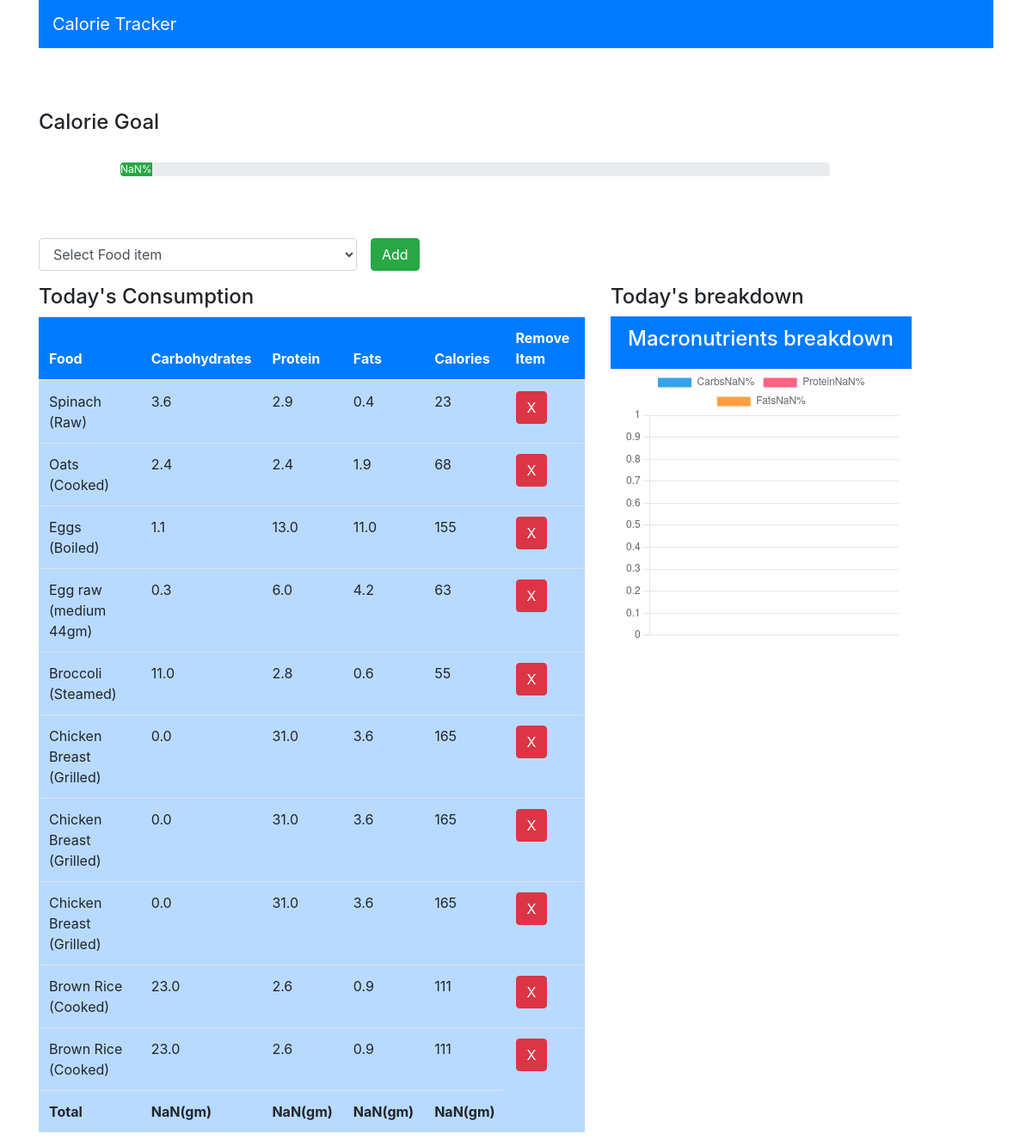
The app's page / (signed in) with its own data.
### myapp/models.py (models this page shows, shortened)
class Consume(models.Model):
  user = models.ForeignKey(User,on_delete = models.CASCADE)
  food_consumed = models.ForeignKey(Food,on_delete=models.CASCADE)

class Food(models.Model):
  name = models.CharField(max_length=100)
  carbs = models.FloatField()
  protein = models.FloatField()
  fats = models.FloatField()
  calories = models.IntegerField()

### myapp/views.py (the view)
# urls.py: path('',views.index,name='home'),
def index(request):
  if request.method == 'POST':
    food_consumed = request.POST.get('food_consumed')
    consume_ob = Food.objects.filter(name=food_consumed).first()
    Consume.objects.create(user=request.user,food_consumed=consume_ob)
  foods = Food.objects.all()
  user_food_consumed = Consume.objects.filter(user=request.user).all()
  return render(request,'myapp/index.html',{'foods':foods,"consumed_foods":user_food_consumed})

### myapp/templates/myapp/index.html (shortened to what this page needs)
<!DOCTYPE html>
<html lang="en">
  <head>
    <link
      rel="stylesheet"
      href="https://maxcdn.bootstrapcdn.com/bootstrap/4.0.0/css/bootstrap.min.css"
    />
  </head>
  <body>
    <div class="container">
      <div class="row">
        <div class="col-md-12">
          <nav class="navbar navbar-dark bg-primary">
            <span class="navbar-brand">Calorie Tracker</span>
          </nav>
        </div>
      </div>
      <br /><br /><br />
      <h4>Calorie Goal</h4>
      <br />
      <div class="row">
        <div class="col-md-9 offset-1">
          <div class="progress">
            <div
              class="progress-bar bg-success"
              role="progressbar"
              style="width: 50%"
              aria-valuenow="0"
              aria-valuemin="0"
            ></div>
          </div>
        </div>
      </div>
      <br /><br />
      <div class="row">
        <div class="col-md-12 pt-4">
          <form action="" method="post">
            <div class="form-group d-flex">
              <select
                class="col-md-4 form-control"
                name="food_consumed"
                id="food_consumed"
                required
              >
                <option value="" selected>Select Food item</option>
              </select>
              <button class="ml-3 btn btn-success" type="submit">Add</button>
            </div>
          </form>
        </div>
      </div>
      <div class="row">
        <div class="col-md-7">
          <div>
            <h4>Today's Consumption</h4>
          </div>
          <table id="table" class="table table-stripper table-primary">
            <thead>
              <tr class="bg-primary text-white">
                <th>Food</th>
                <th>Carbohydrates</th>
                <th>Protein</th>
                <th>Fats</th>
                <th>Calories</th>
                <th>Remove Item</th>
              </tr>
            </thead>
            <tbody>
              {% for consumed_food in consumed_foods %}
              <tr>
                <td>{{consumed_food.food_consumed.name}}</td>
                <td>{{consumed_food.food_consumed.carbs}}</td>
                <td>{{consumed_food.food_consumed.protein}}</td>
                <td>{{consumed_food.food_consumed.fats}}</td>
                <td>{{consumed_food.food_consumed.calories}}</td>
                <td>
                  <a
                    href="{%url 'delete' consumed_food.id %}"
                    class="btn btn-danger"
                    >X</a
                  >
                </td>
              </tr>
              {% endfor %}
              <tr>
                <td id="name">
                  <b>Total</b>
                </td>
                <td id="total_carbs"></td>
                <td id="total_protien"></td>
                <td id="total_fats"></td>
                <td id="total_calories"></td>
              </tr>
            </tbody>
          </table>
        </div>
        <div class="col-xl-4">
          <div>
            <h4>Today's breakdown</h4>
          </div>
          <div class="card-header text-white bg-primary">
            <h4>Macronutrients breakdown</h4>
          </div>
          <div class="col-md-12">
            <canvas id="myChart"></canvas>
          </div>
        </div>
      </div>
    </div>
    <script>
      const table = document.getElementById("table");
      var carbs = 0,
        protien = 0,
        fats = 0,
        calories = 0;
      for (var i = 1; i < table.rows.length - 1; i++) {
        // console.log(table.rows[i].cells[0].innerHTML);
        carbs += parseFloat(table.rows[i].cells[1].innerHTML);
        protien += parseFloat(table.rows[i].cells[2].innerHTML);
        fats += parseFloat(table.rows[i].cells[3].innerHTML);
        calories += parseFloat(table.rows[i].cells[4].innerHTML);
      }
      carbs = parseFloat(carbs.toFixed(2));
      protien = parseFloat(protien.toFixed(2));
      fats = parseFloat(fats.toFixed(2));
      calories = parseFloat(calories.toFixed(2));
      // adding row
      document.getElementById("total_carbs").innerHTML =
        "<b>" + carbs + "(gm)</b>";
      document.getElementById("total_protien").innerHTML =
        "<b>" + fats + "(gm)</b>";
      document.getElementById("total_fats").innerHTML =
        "<b>" + protien + "(gm)</b>";
      document.getElementById("total_calories").innerHTML =
        "<b>" + calories + "(gm)</b>";
      var calPer = (calories / 2000) * 100;
      const progressbar = document.getElementsByClassName("progress-bar")[0];
      progressbar.setAttribute("style", `width:${calPer}%`);
      progressbar.innerHTML = `${Math.round(calPer)}%`;
      var total = carbs + protien + fats;
      var carbsPer = Math.round((carbs / total) * 100);
      var proteinPer = Math.round((protien / total) * 100);
      var fatsPer = Math.round((fats / total) * 100);
      const ctx = document.getElementById("myChart");
      new Chart(ctx, {
        type: "doughnut",
        data: {
          labels: [
            "Carbs" + carbsPer + "%",
            "Protein" + proteinPer + "%",
            "Fats" + fatsPer + "%",
          ],
          datasets: [
            {
              label: "# of Votes",
              data: [carbsPer, proteinPer, fatsPer],
              borderWidth: 1,
            },
          ],
        },
        options: {
          scales: {
            y: {
              beginAtZero: true,
            },
          },
        },
      });
    </script>
  </body>
</html>

### records on screen
Consume: food_consumed.name "Spinach (Raw)", food_consumed.carbs "3.6", food_consumed.protein "2.9", food_consumed.fats "0.4", food_consumed.calories "23"
Consume: food_consumed.name "Oats (Cooked)", food_consumed.carbs "2.4", food_consumed.protein "2.4", food_consumed.fats "1.9", food_consumed.calories "68"
Consume: food_consumed.name "Eggs (Boiled)", food_consumed.carbs "1.1", food_consumed.protein "13.0", food_consumed.fats "11.0", food_consumed.calories "155"
Consume: food_consumed.name "Egg raw (medium 44gm)", food_consumed.carbs "0.3", food_consumed.protein "6.0", food_consumed.fats "4.2", food_consumed.calories "63"
Consume: food_consumed.name "Broccoli (Steamed)", food_consumed.carbs "11.0", food_consumed.protein "2.8", food_consumed.fats "0.6", food_consumed.calories "55"
Consume: food_consumed.name "Chicken Breast (Grilled)", food_consumed.carbs "0.0", food_consumed.protein "31.0", food_consumed.fats "3.6", food_consumed.calories "165"
Consume: food_consumed.name "Chicken Breast (Grilled)", food_consumed.carbs "0.0", food_consumed.protein "31.0", food_consumed.fats "3.6", food_consumed.calories "165"
Consume: food_consumed.name "Chicken Breast (Grilled)", food_consumed.carbs "0.0", food_consumed.protein "31.0", food_consumed.fats "3.6", food_consumed.calories "165"
Consume: food_consumed.name "Brown Rice (Cooked)", food_consumed.carbs "23.0", food_consumed.protein "2.6", food_consumed.fats "0.9", food_consumed.calories "111"
Consume: food_consumed.name "Brown Rice (Cooked)", food_consumed.carbs "23.0", food_consumed.protein "2.6", food_consumed.fats "0.9", food_consumed.calories "111"
